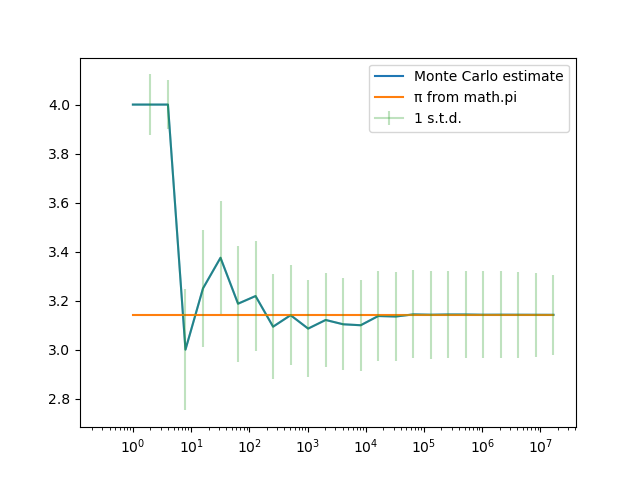

Write the Python code that produced this figure.
import matplotlib.pyplot as plt
import numpy as np
import math

def plot_monte_carlo():
    data = np.genfromtxt(fname = "file.txt", dtype = float, delimiter = ',').transpose()
    fig, ax = plt.subplots()
    ax.set_xscale('log')
    ax.plot(data[0], data[1], label='Monte Carlo estimate')
    ax.plot(data[0], np.ones_like(data[0])*math.pi, label='π from math.pi')
    ax.errorbar(data[0], data[1], data[2], alpha=0.3, label='1 s.t.d.')
    #ax.errorbar(data[0], data[1], data[2]*2, alpha=0.3, label='2 s.t.d.')
    #ax.errorbar(data[0], data[1], data[2]*3, alpha=0.3, label='3 s.t.d.')
    ax.legend()
    fig.savefig("plot")
    plt.show()

if __name__ == "__main__":
    plot_monte_carlo()
    